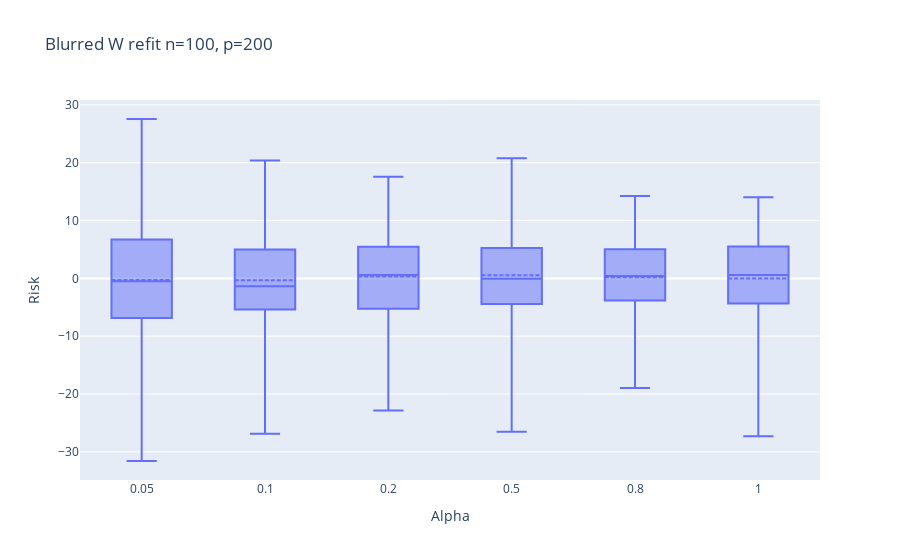

The code cell stored with this chart in its notebook:
### Code cell
fig_blur_w = px.box(blur_df_w, 
                  labels={
                         "variable": "Alpha",
                         "value": "Risk"
                         },
                  points=False,
                  title=f"Blurred W refit n={n}, p={p}")
fig_blur_w.update_traces(boxmean=True)
# fig_blur_w.add_trace(go.Scatter(x=[-1,na], 
#                          y=[test_err_w.mean(),test_err_w.mean()], 
#                          mode='lines', 
#                          name=f'err: {test_err_w.mean():.2f}'))
fig_blur_w.update_layout(
    xaxis = dict(
        tickmode = 'array',
        tickvals = np.arange(na),
        ticktext = alphas,
    )
)

### Figure 1 — Plotly figure (JSON) as saved in the notebook; plotly's stock layout.template omitted (floating-point values rounded to 4 significant figures; data arrays with more than 128 entries replaced by an {"elided": "..."} marker saying what was removed)
{"data": [{"alignmentgroup": "True", "boxmean": true, "boxpoints": false, "hovertemplate": "Alpha=%{x}<br>Risk=%{y}<extra></extra>", "legendgroup": "", "marker": {"color": "#636efa"}, "name": "", "notched": false, "offsetgroup": "", "orientation": "v", "showlegend": false, "type": "box", "x": {"elided": "1200 str values"}, "x0": " ", "xaxis": "x", "y": {"elided": "1200 float values"}, "y0": " ", "yaxis": "y"}], "layout": {"boxmode": "group", "legend": {"tracegroupgap": 0}, "title": {"text": "Blurred W refit n=100, p=200"}, "xaxis": {"anchor": "y", "domain": [0, 1], "tickmode": "array", "ticktext": [0.05, 0.1, 0.2, 0.5, 0.8, 1], "tickvals": [0, 1, 2, 3, 4, 5], "title": {"text": "Alpha"}}, "yaxis": {"anchor": "x", "domain": [0, 1], "title": {"text": "Risk"}}}}
